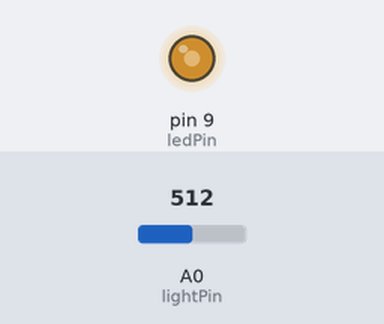
Recording of a sketch running on a simulated Arduino Uno, built with avr-gcc and run on an emulated ATmega328P. On the bench: output pins drawn as LEDs (lit = HIGH). The inputs (shaded band) are chosen by the test bench; at power-on: A0 (lightPin) = 512.

Above: at 1.2 s.
1.3 s: A0 (lightPin) set to 716
At 2.0 s:
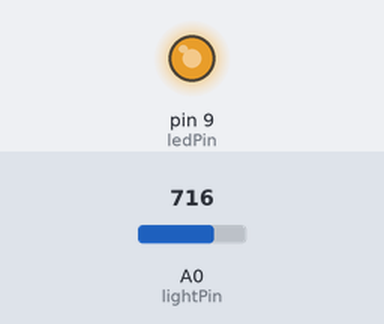
2.8 s: A0 (lightPin) set to 306
At 3.2 s:
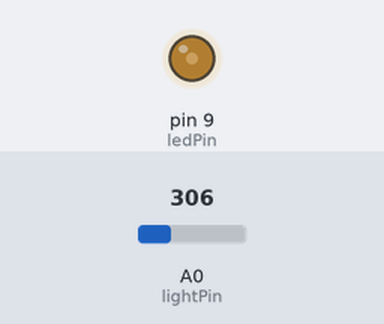
4.3 s: A0 (lightPin) set to 122
At 5.5 s:
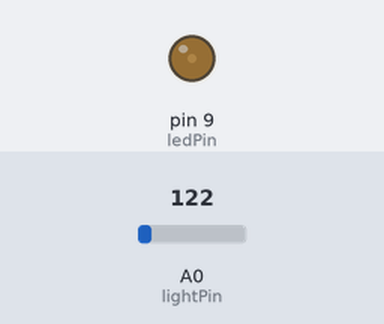
5.8 s: A0 (lightPin) set to 0
At 6.6 s:
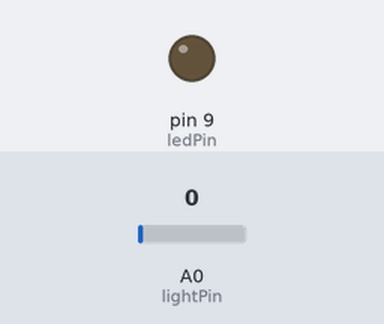
Timing chart, 0 to 8.3 s (numbered marks = the images above; inputs shaded):
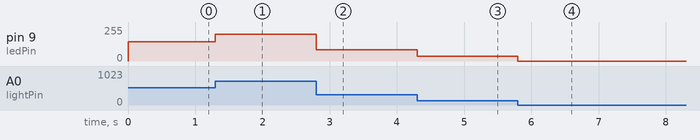

The sketch:

light_v0.ino
```cpp
/*
 * A simple program that changes the intensity of
 * the LED base * on the amount of light incident on
 * the photo resistor.
*/

//PhotoResistor Pin
  //the analog pin the photoresistor is connected to
  //the photoresistor is not calibrated to any units so
  //this is simply a raw sensor value (relative light)
  int lightPin = 0;
//LED Pin
  //the pin the LED is connected to
  //we are controlling brightness so
  //we use one of the PWM (pulse width modulation pins)
int ledPin = 9;

void setup()
{
  pinMode(ledPin, OUTPUT); //sets the led pin to output
}

void loop()
{
  // Read the lightlevel
  int lightLevel = analogRead(lightPin);
  //adjust the value 0 to 900 to span 0 to 255
  lightLevel = map(lightLevel, 0, 900, 0, 255);
  //make sure the value is between 0 and 155
  lightLevel = constrain(lightLevel, 0, 255);
  //write the value
  analogWrite(ledPin, lightLevel);
}
```

Measured:
- after the input at 1.3 s, pin 9 (ledPin): 145/255 → 202/255 at once
- after the input at 2.8 s, pin 9 (ledPin): 202/255 → 86/255 at once
- after the input at 4.3 s, pin 9 (ledPin): 86/255 → 34/255 at once
- after the input at 5.8 s, pin 9 (ledPin): 34/255 → 0/255 at once
